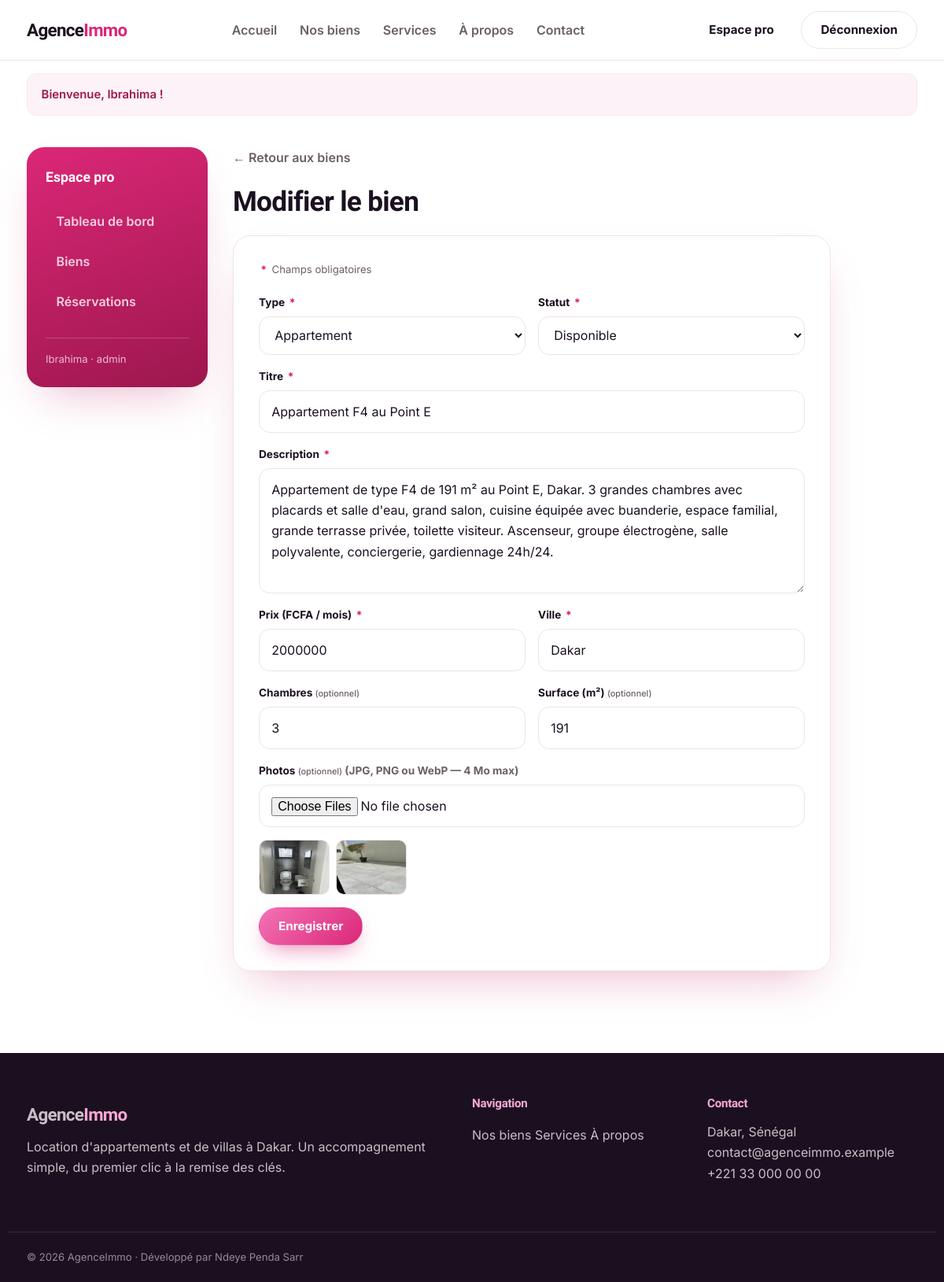
The page /admin/biens/2/modifier (signed in) on the database its author committed.
### tables this page shows
CREATE TABLE biens (
    id          INT AUTO_INCREMENT PRIMARY KEY,
    type        ENUM('appartement','villa') NOT NULL,
    titre       VARCHAR(150) NOT NULL,
    description TEXT NOT NULL,
    prix        INT UNSIGNED NOT NULL,
    ville       VARCHAR(80)  NOT NULL DEFAULT 'Dakar',
    chambres    TINYINT UNSIGNED NOT NULL DEFAULT 1,
    surface     SMALLINT UNSIGNED NULL,
    statut      ENUM('disponible','loue') NOT NULL DEFAULT 'disponible',
    archive     TINYINT(1) NOT NULL DEFAULT 0,
    cree_le     TIMESTAMP NOT NULL DEFAULT CURRENT_TIMESTAMP,
    INDEX idx_type (type),
    INDEX idx_statut (statut),
    INDEX idx_archive (archive),
    INDEX idx_ville (ville)
);

CREATE TABLE images (
    id         INT AUTO_INCREMENT PRIMARY KEY,
    bien_id    INT NOT NULL,
    fichier    VARCHAR(255) NOT NULL,
    principale TINYINT(1) NOT NULL DEFAULT 0,
    CONSTRAINT fk_images_bien FOREIGN KEY (bien_id)
        REFERENCES biens(id) ON DELETE CASCADE
);

### src/Core/Auth.php (called while the page is built, shortened)
<?php
final class Auth
{
    public static function check(): bool
    {
        return isset($_SESSION['user']);
    }
    public static function user(): ?array
    {
        return $_SESSION['user'] ?? null;
    }
    public static function is(string ...$roles): bool
    {
        return self::check() && in_array($_SESSION['user']['role'], $roles, true);
    }
}

### src/Core/Registry.php (called while the page is built, shortened)
<?php
final class Registry
{
    private static ?PDO $pdo = null;
    public static function boot(array $config, PDO $pdo): void
    {
        self::$pdo = $pdo;
    }
    public static function pdo(): PDO
    {
        return self::$pdo;
    }
}

### src/Controllers/Admin/BienController.php (called while the page is built, shortened)
<?php
final class BienController extends Controller
{
    public function edit(array $params): string
    {
        $id = (int) ($params['id'] ?? 0);
        $bien = (new BienRepository())->find($id);
        return $this->view('admin.biens.form', [
            'titre'  => 'Modifier le bien',
            'bien'   => $bien,
            'images' => (new ImageRepository())->forBien($id),
            'action' => url('admin/biens/' . $id),
        ]);
    }
}

### src/Repositories/BienRepository.php (called while the page is built, shortened)
<?php
final class BienRepository
{
    private PDO $db;
    public function __construct()
    {
        $this->db = Registry::pdo();
    }
    public function find(int $id): ?array
    {
        $stmt = $this->db->prepare('SELECT * FROM biens WHERE id = :id');
        $stmt->execute(['id' => $id]);
        $bien = $stmt->fetch();
        return $bien ?: null;
    }
}

### public/index.php (called while the page is built, shortened)
<?php
$router = require __DIR__ . '/../src/Core/bootstrap.php';
$router->dispatch($_SERVER['REQUEST_METHOD'], $_SERVER['REQUEST_URI']);

### src/Repositories/ImageRepository.php (called while the page is built, shortened)
<?php
final class ImageRepository
{
    private PDO $db;
    public function __construct()
    {
        $this->db = Registry::pdo();
    }
    public function forBien(int $bienId): array
    {
        $stmt = $this->db->prepare(
            'SELECT * FROM images WHERE bien_id = :id ORDER BY principale DESC, id ASC'
        );
        $stmt->execute(['id' => $bienId]);
        return $stmt->fetchAll();
    }
}

### src/Core/helpers.php (called while the page is built, shortened)
<?php
function e(mixed $value): string
{
    return htmlspecialchars((string) $value, ENT_QUOTES | ENT_SUBSTITUTE, 'UTF-8');
}
function url(string $path = ''): string
{
    return '/' . ltrim($path, '/');
}
function upload_url(string $file): string
{
    return url(ltrim($file, '/'));
}

### src/Core/Controller.php (called while the page is built, shortened)
<?php
abstract class Controller
{
    protected function view(string $template, array $data = [], ?string $layout = 'layout'): string
    {
        $data += ['titre' => 'Agence Immobilière'];
        return View::render($template, $data, $layout);
    }
}

### src/Core/View.php (called while the page is built, shortened)
<?php
final class View
{
    public static function render(string $template, array $data = [], ?string $layout = 'layout'): string
    {
        $contenu = self::renderPartial($template, $data);
        return self::renderPartial($layout, array_merge($data, ['contenu' => $contenu]));
    }
    public static function renderPartial(string $template, array $data = []): string
    {
        $file = self::VIEWS . str_replace('.', '/', $template) . '.php';
        extract($data, EXTR_SKIP);
        require $file;
        return (string) ob_get_clean();
    }
}

### src/Core/Flash.php (called while the page is built, shortened)
<?php
final class Flash
{
    public static function pull(): array
    {
        $flash = $_SESSION['_flash'] ?? [];
        return $flash;
    }
}

### views/admin/biens/form.php (the view, shortened to what this page needs)
<?php
$images = $images ?? [];
$val = static fn(string $k, string $d = '') => e($bien[$k] ?? ($_SESSION['_old'][$k] ?? $d));
$sel = static fn(string $k, string $v) => (($bien[$k] ?? ($_SESSION['_old'][$k] ?? '')) === $v) ? 'selected' : '';
?>
<div class="admin-wrap container">
    <?php include __DIR__ . '/../../partials/admin-nav.php'; ?>
    <div class="admin-main">
        <a class="back-link" href="<?= e(url('admin/biens')) ?>">← Retour aux biens</a>
        <h1><?= $bien ? 'Modifier le bien' : 'Ajouter un bien' ?></h1>
        <form method="post" action="<?= e($action) ?>" enctype="multipart/form-data" class="form-card reveal">
            <p class="form-legend"><span class="req">*</span> Champs obligatoires</p>
            <div class="field-row">
                <div class="field">
                    <label for="type">Type <span class="req">*</span></label>
                    <select id="type" name="type" required>
                        <option value="appartement" <?= $sel('type', 'appartement') ?>>Appartement</option>
                    </select>
                </div>
                <div class="field">
                    <label for="statut">Statut <span class="req">*</span></label>
                    <select id="statut" name="statut" required>
                        <option value="disponible" <?= $sel('statut', 'disponible') ?>>Disponible</option>
                    </select>
                </div>
            </div>
            <div class="field">
                <label for="titre">Titre <span class="req">*</span></label>
                <input id="titre" name="titre" value="<?= $val('titre') ?>" required>
            </div>
            <div class="field">
                <label for="description">Description <span class="req">*</span></label>
                <textarea id="description" name="description" rows="5" required><?= $val('description') ?></textarea>
            </div>
            <div class="field-row">
                <div class="field">
                    <label for="prix">Prix (FCFA / mois) <span class="req">*</span></label>
                    <input id="prix" name="prix" type="number" min="0" step="1000" value="<?= $val('prix') ?>" required>
                </div>
                <div class="field">
                    <label for="ville">Ville <span class="req">*</span></label>
                    <input id="ville" name="ville" value="<?= $val('ville', 'Dakar') ?>" required>
                </div>
            </div>
            <div class="field-row">
                <div class="field">
                    <label for="chambres">Chambres <span class="opt">(optionnel)</span></label>
                    <input id="chambres" name="chambres" type="number" min="0" value="<?= $val('chambres', '1') ?>">
                </div>
                <div class="field">
                    <label for="surface">Surface (m²) <span class="opt">(optionnel)</span></label>
                    <input id="surface" name="surface" type="number" min="0" value="<?= $val('surface') ?>">
                </div>
            </div>
            <div class="field">
                <label for="images">Photos <span class="opt">(optionnel)</span> <span class="muted small">(JPG, PNG ou WebP — 4 Mo max)</span></label>
                <input id="images" name="images[]" type="file" accept="image/jpeg,image/png,image/webp" multiple>
            </div>
            <?php if (!empty($images)): ?>
                <div class="current-images">
                    <?php foreach ($images as $img): ?>
                        <img src="<?= e(upload_url($img['fichier'])) ?>" alt="" width="90" height="70">
                    <?php endforeach; ?>
                </div>
            <?php endif; ?>
            <button class="btn btn-primary" type="submit"><?= $bien ? 'Enregistrer' : 'Ajouter le bien' ?></button>
        </form>
    </div>
</div>

### src/Core/Router.php (shortened to what this page needs)
<?php
final class Router
{
    private array $routes = [];
    private function add(string $method, string $pattern, array $handler): void
    {
        $params = [];
        $regex = preg_replace_callback('#\{(\w+)\}#', function ($m) use (&$params) {
            $params[] = $m[1];
            return '([^/]+)';
        }, $pattern);
        $this->routes[] = [
            'method'  => $method,
            'regex'   => '#^' . rtrim($regex, '/') . '/?$#',
            'params'  => $params,
            'handler' => $handler,
        ];
    }
    public function dispatch(string $method, string $uri): void
    {
        $path = '/' . trim(parse_url($uri, PHP_URL_PATH) ?? '/', '/');
        foreach ($this->routes as $route) {
            if ($route['method'] !== $method) {
                continue;
            }
            if (preg_match($route['regex'], $path, $matches)) {
                array_shift($matches);
                $args = array_combine($route['params'], $matches) ?: [];
                [$class, $action] = $route['handler'];
                $controller = new $class();
                echo $controller->$action($args);
                return;
            }
        }
    }
}

### public/assets/css/app.css (style rules this page uses)
:root { --rose: #e11d74; --rose-500: #ec4899; --rose-600: #db2777; --rose-700: #be185d; --rose-800: #9d174d; --rose-400: #f472b6; --rose-300: #f9a8d4; --rose-100: #fce7f3; --rose-bg: #fdf2f8; --ink: #1b1020; --slate: #6b5f68; --bg: #ffffff; --bg-soft: #fdf7fa; --border: #f0e2ea; --danger: #e11d48; --gold: var(--rose-600); --radius: 22px; --radius-sm: 14px; --shadow-sm: 0 4px 16px -6px rgba(190, 24, 93, .16); --shadow: 0 26px 54px -24px rgba(190, 24, 93, .34); --shadow-glow: 0 30px 60px -22px rgba(219, 39, 119, .5); --container: 1180px; --ease: cubic-bezier(.2, .7, .2, 1); --spring: cubic-bezier(.34, 1.56, .64, 1); }
* { box-sizing: border-box; }
html { scroll-behavior: smooth; }
body { margin: 0; font-family: "Inter", system-ui, sans-serif; color: var(--ink); background: var(--bg); line-height: 1.65; -webkit-font-smoothing: antialiased; overflow-x: hidden; }
h1, h2, h3, h4 { font-family: "Plus Jakarta Sans", "Inter", sans-serif; font-weight: 800; line-height: 1.08; letter-spacing: -.02em; margin: 0 0 .5rem; }
a { color: inherit; text-decoration: none; }
img { display: block; max-width: 100%; }
.container { width: 100%; max-width: var(--container); margin-inline: auto; padding-inline: 1.5rem; }
.muted { color: var(--slate); }
.small { font-size: .85rem; }
.req { color: var(--danger); font-weight: 700; margin-left: .15rem; }
.opt { color: var(--slate); font-weight: 500; font-size: .8em; }
.form-legend { font-size: .82rem; color: var(--slate); margin: 0 0 1.2rem; }
.form-legend .req { margin-right: .2rem; }
:where(a, button, input, select, textarea):focus-visible { outline: 2px solid var(--rose-400); outline-offset: 2px; border-radius: 6px; }
.btn { position: relative; overflow: hidden; display: inline-flex; align-items: center; justify-content: center; gap: .5rem; padding: .85rem 1.5rem; border-radius: 999px; font-weight: 700; font-size: .95rem; border: 1.5px solid transparent; cursor: pointer; font-family: inherit; transition: transform .25s var(--ease), box-shadow .25s var(--ease), background .25s, color .25s, border-color .25s; }
.btn::after { content: ""; position: absolute; top: 0; left: -120%; width: 60%; height: 100%; background: linear-gradient(100deg, transparent, rgba(255, 255, 255, .45), transparent); transform: skewX(-18deg); transition: left .6s var(--ease); }
.btn-primary { background: linear-gradient(135deg, var(--rose-400), var(--rose-600)); color: #fff; box-shadow: 0 12px 28px -10px rgba(219, 39, 119, .6); }
.field { display: flex; flex-direction: column; gap: .4rem; margin-bottom: 1rem; min-width: 0; }
.field label { font-size: .85rem; font-weight: 700; color: var(--ink); }
.field input, .field select, .field textarea { font: inherit; width: 100%; min-width: 0; padding: .8rem .95rem; border: 1.5px solid var(--border); border-radius: var(--radius-sm); background: #fff; color: var(--ink); transition: border-color .2s, box-shadow .2s; }
.field textarea { resize: vertical; }
.field-row { display: grid; grid-template-columns: 1fr 1fr; gap: 1rem; }
.back-link { color: var(--slate); font-weight: 600; display: inline-block; margin-bottom: 1.5rem; transition: color .2s, transform .2s; }
.auth-card, .form-card { background: #fff; border: 1px solid var(--border); border-radius: var(--radius); padding: 2rem; max-width: 520px; box-shadow: var(--shadow); }
.form-card { max-width: 760px; }
.current-images { display: flex; gap: .5rem; flex-wrap: wrap; margin: .5rem 0 1rem; }
.current-images img { border-radius: 10px; object-fit: cover; border: 1px solid var(--border); }
.admin-wrap { display: grid; grid-template-columns: 230px 1fr; gap: 2rem; padding-block: 2.5rem; align-items: start; }
.admin-main h1 { font-size: clamp(1.7rem, 3vw, 2.2rem); margin-bottom: 1.5rem; }
.js-anim .reveal { opacity: 0; transform: translateY(48px); transition: opacity .8s var(--ease), transform .8s var(--ease); will-change: opacity, transform; }
.js-anim .reveal.is-visible { opacity: 1; transform: none; }

### rows shown on the page
biens: titre "Appartement F4 au Point E", description "Appartement de type F4 de 191 m² au Point E, Dakar. 3 grandes chambres avec placards et salle d'eau, grand salon, cuisine équipée avec buanderie, espace familial, grande terrasse privée, toilette visiteur. Ascenseur, groupe électrogène, salle polyvalente, conciergerie, gardiennage 24h/24.", prix "2000000", ville "Dakar", chambres "3", surface "191"
images: fichier (picture)
images: fichier (picture)

### other values the page prints
$m "Bienvenue, Ibrahima !"
